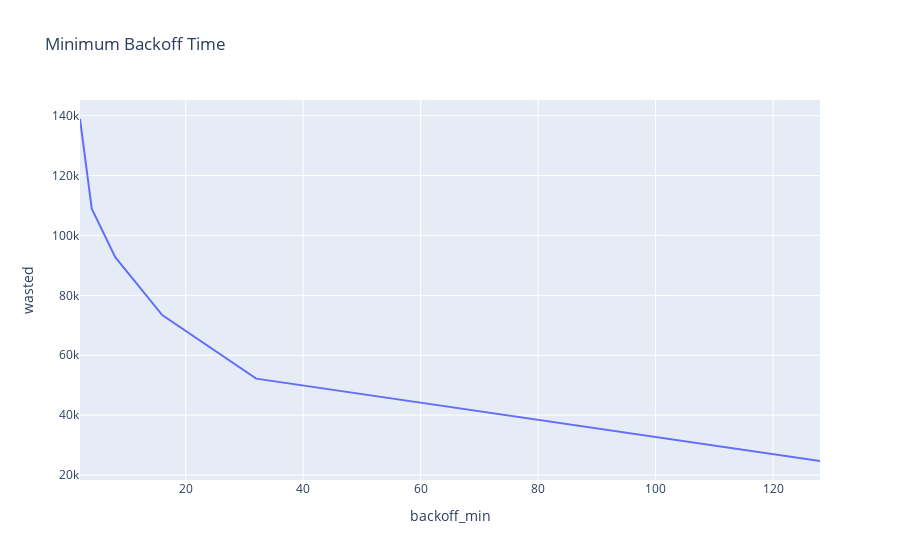

The notebook cell this image was saved under:
### Code cell
fig = px.line(df_backoff_min.sort_values("backoff_min"), x="backoff_min", y="wasted", title="Minimum Backoff Time")
fig.show()

### Figure 1 — Plotly figure (JSON) as saved in the notebook; plotly's stock layout.template omitted (floating-point values rounded to 4 significant figures)
{"data": [{"hovertemplate": "backoff_min=%{x}<br>wasted=%{y}<extra></extra>", "legendgroup": "", "line": {"color": "#636efa", "dash": "solid"}, "marker": {"symbol": "circle"}, "mode": "lines", "name": "", "orientation": "v", "showlegend": false, "type": "scatter", "x": [2, 4, 8, 16, 32, 128], "xaxis": "x", "y": [138900.0, 108900.0, 92730.0, 73410.0, 52180.0, 24690.0], "yaxis": "y"}], "layout": {"legend": {"tracegroupgap": 0}, "title": {"text": "Minimum Backoff Time"}, "xaxis": {"anchor": "y", "domain": [0, 1], "title": {"text": "backoff_min"}}, "yaxis": {"anchor": "x", "domain": [0, 1], "title": {"text": "wasted"}}}}
